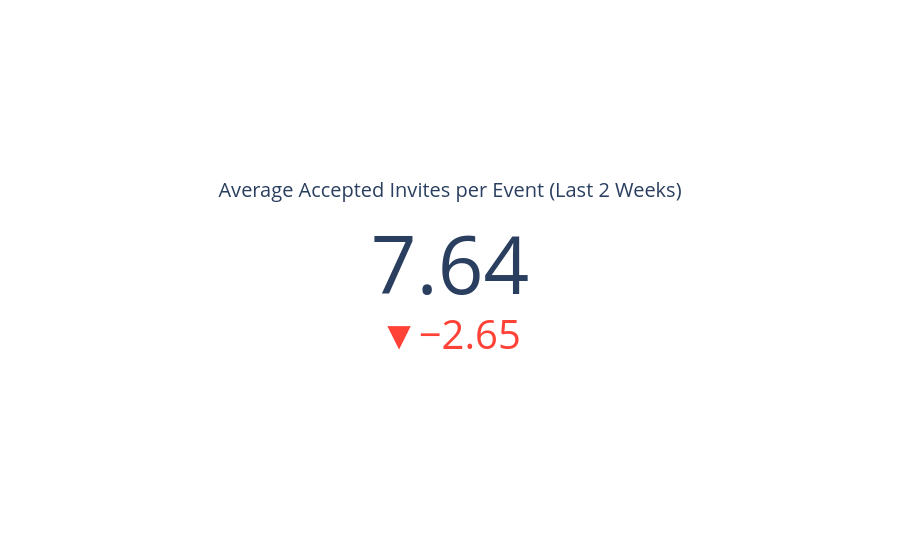

The cell this chart's notebook holds for it:
### Code cell
import pytz

# Make the comparison timestamp timezone-aware (UTC)
#average acceptance per event current period and previous period 
now_utc = pd.Timestamp.now(tz='UTC')
two_weeks_ago = now_utc - pd.Timedelta(weeks=2)
four_weeks_ago = now_utc - pd.Timedelta(weeks=4)

avg_acceptance_current = count_rsvp[count_rsvp['createdAt'] >= two_weeks_ago]['accepted'].mean()
avg_acceptance_previous = count_rsvp[(count_rsvp['createdAt'] < two_weeks_ago) & (count_rsvp['createdAt'] >= four_weeks_ago)]['accepted'].mean()
import plotly.graph_objects as go

# Get the accepted invite counts for the two periods
recent_value = avg_acceptance_current if avg_acceptance_current is not None else 0
prior_value = avg_acceptance_previous if avg_acceptance_previous is not None else 0

fig = go.Figure(go.Indicator(
    mode = "number+delta",
    value = recent_value,
    delta = {'reference': prior_value, 'relative': False},
    title = {'text': "Average Accepted Invites per Event (Last 2 Weeks)"},
    gauge = {'shape': "bullet"}
))

fig.update_layout(
    grid = {'rows': 1, 'columns': 1, 'pattern': "independent"},
    template = {'data' : {'indicator': [{
        'title': {'text': "Average Accepted Invites per Event"},
        'mode' : "number+delta",
        'delta' : {'reference': prior_value}}]
    }}
)

fig.show()

### Figure 1 — Plotly figure (JSON) as saved in the notebook; plotly's stock layout.template omitted (floating-point values rounded to 4 significant figures)
{"data": [{"delta": {"reference": 10.29, "relative": false}, "gauge": {"shape": "bullet"}, "mode": "number+delta", "title": {"text": "Average Accepted Invites per Event (Last 2 Weeks)"}, "type": "indicator", "value": 7.636}], "layout": {"grid": {"columns": 1, "pattern": "independent", "rows": 1}}}
